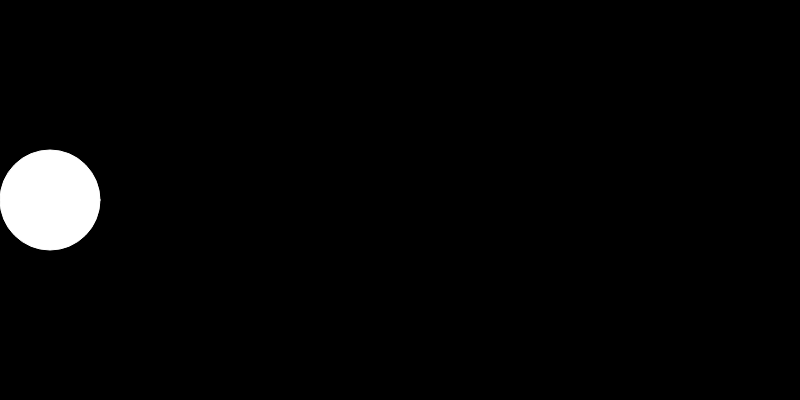
Frame 1 (no input)
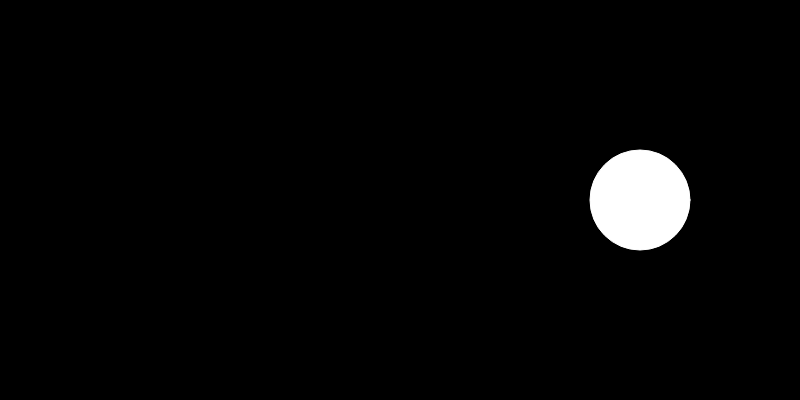
Frame 60 (no input)
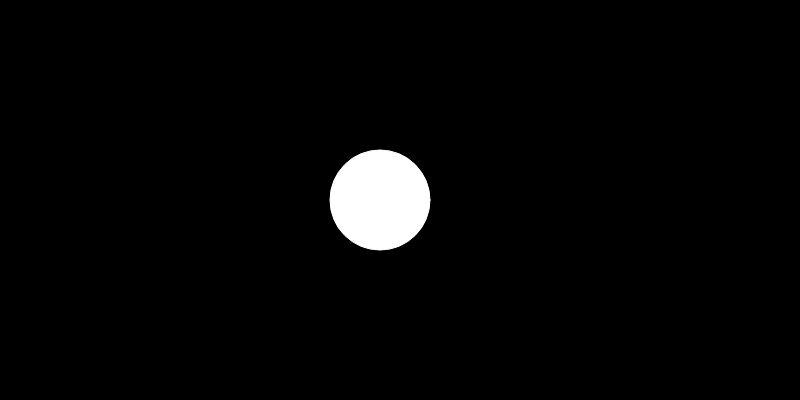
Frame 120 (the mouse pressed at the canvas centre since frame 60)

The p5.js sketch that drew these frames (run headless with seeded random() and noise() and a simulated clock; from frame 60 on, the mouse is pressed at the canvas centre):

// p5.js sketch
// ── sketch.js
var circleX = 50;
var speed = 10;

function setup() {
  createCanvas(800, 400);
}

function draw() {
  background(0);
  stroke(255);
  ellipse(circleX, 200, 100, 100);
  
/*  if (circleX > width) {
    speed = -10;
  } else if (circleX < 0) {
    speed = 10;
  }*/
  
  // Otra forma de escribirlo
  if (circleX > width || circleX < 0) {
    speed = speed * -1;
  }
  
  circleX = circleX + speed;
}
